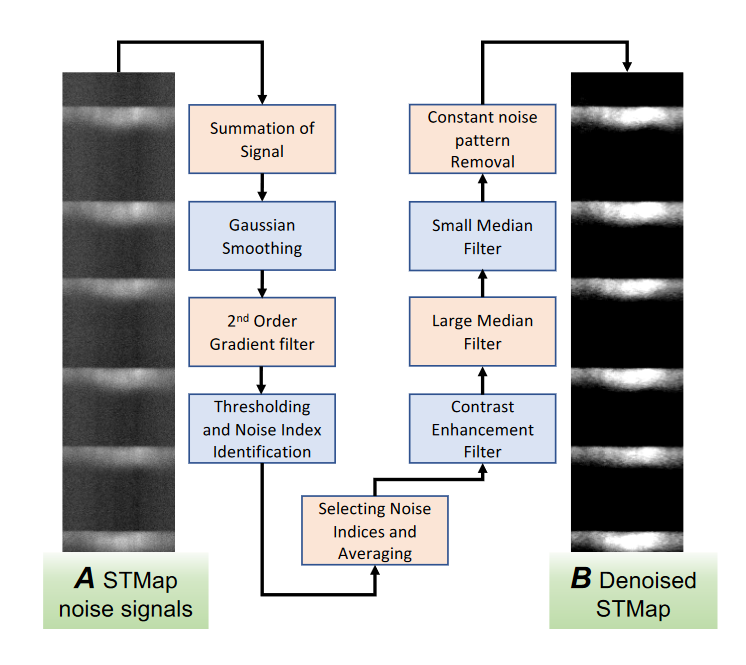
#> input picture abstract_image.png, 746 x 665 px
$ python -i main_gui.py   (imports and definitions only)
#> lines starting #> are read from the running program, lines starting #| are printed output that depends on the picture
#> further down, picture is the input picture: PIL image 746x665 RGBA; mean R, G, B, A 198.1, 198.1, 197.1, 255
import sys
import os
from PyQt5.QtCore import *
from PyQt5.QtGui import *
from PyQt5.QtWidgets import *
from PIL import Image
import io
from PIL.ImageQt import ImageQt
from PIL import Image, ImageEnhance


def pil2pixmap(im):
    if im.mode == "RGB":
        r, g, b = im.split()
        im = Image.merge("RGB", (b, g, r))
    elif im.mode == "RGBA":
        r, g, b, a = im.split()
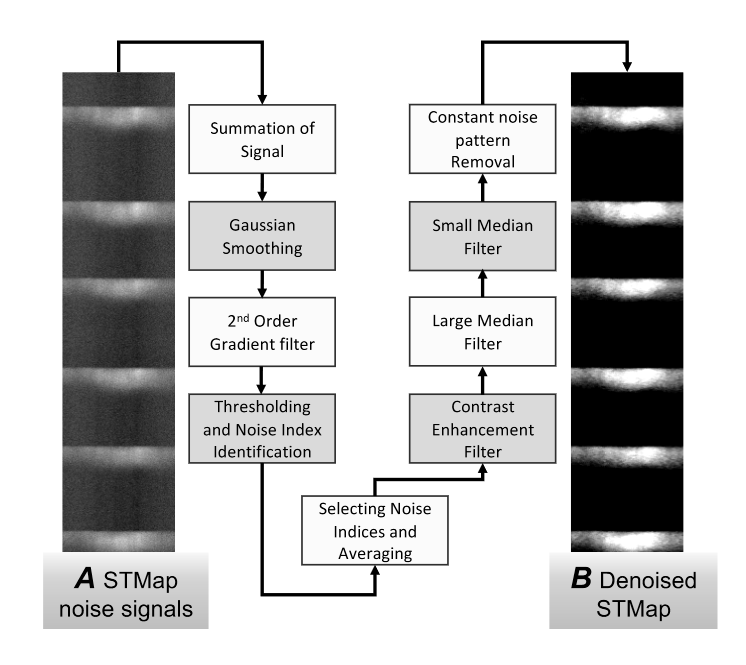
#> r: PIL image 746x665 L; min 0, max 255, mean 198.1
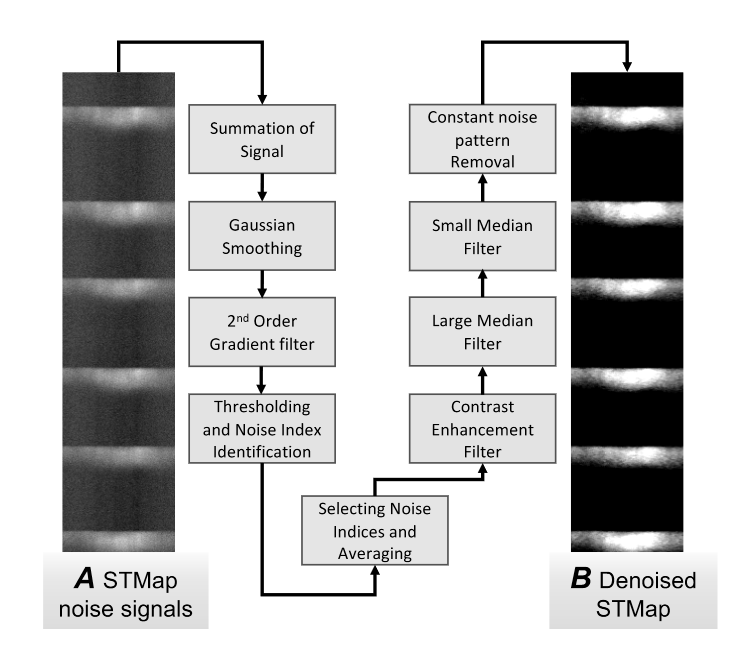
#> g: PIL image 746x665 L; min 0, max 255, mean 198.1
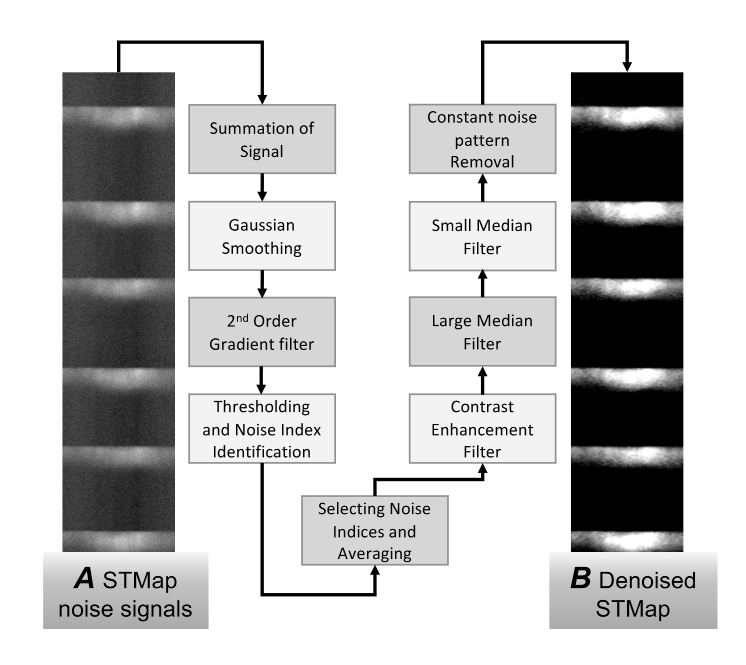
#> b: PIL image 746x665 L; min 0, max 255, mean 197.1
#> a: PIL image 746x665 L; every value is 255
        im = Image.merge("RGBA", (b, g, r, a))
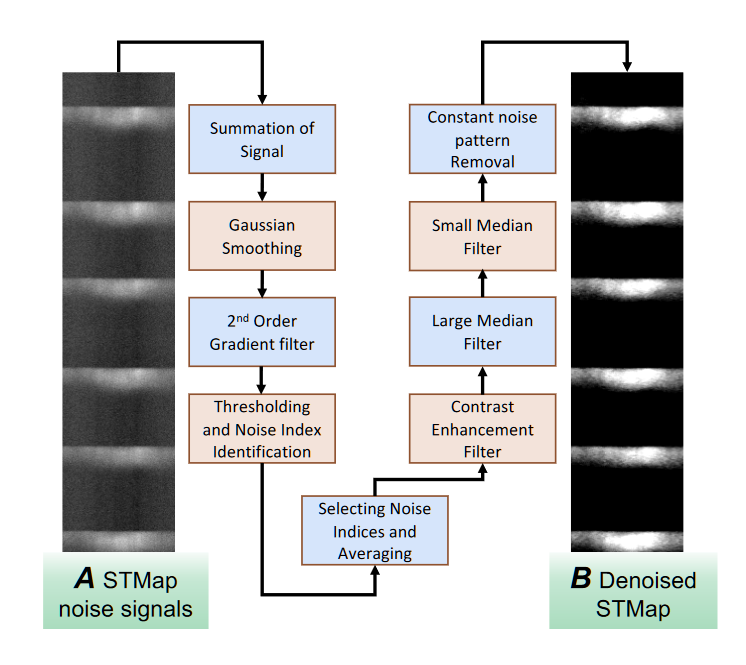
#> im: PIL image 746x665 RGBA; mean R, G, B, A 197.1, 198.1, 198.1, 255
    elif im.mode == "L":
        im = im.convert("RGBA")
    # Bild in RGBA konvertieren, falls nicht bereits passiert
    im2 = im.convert("RGBA")
    data = im2.tobytes("raw", "RGBA")
#> (the run stopped early here; a loop or call above may not have finished)

$ run again, on img1.png
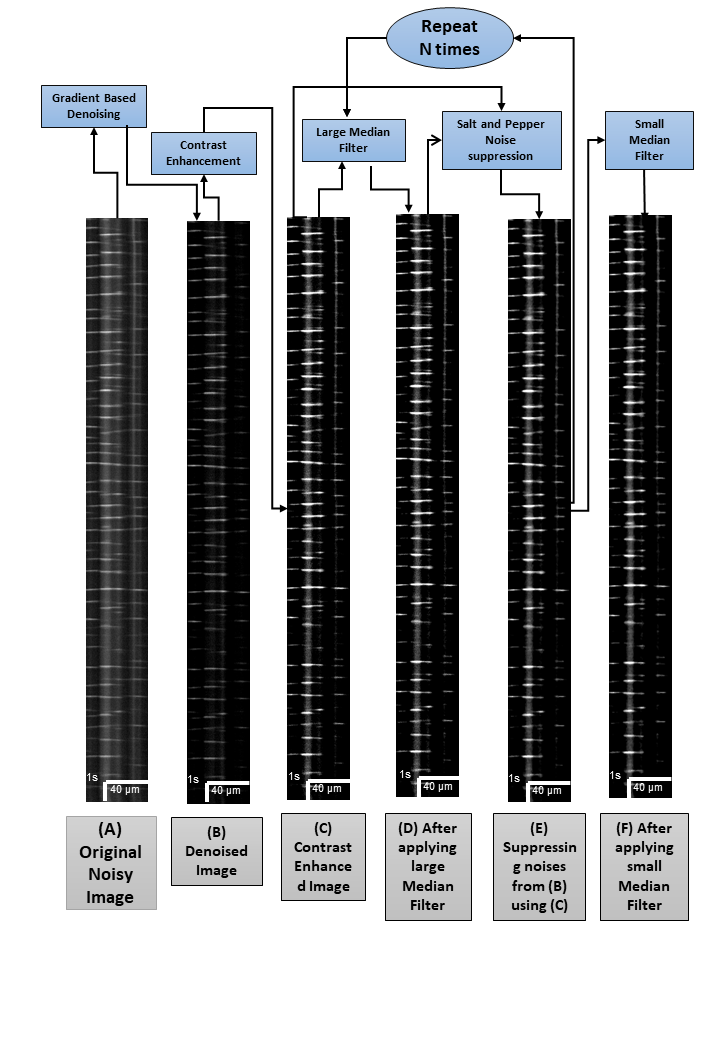
#> input picture img1.png, 720 x 1040 px
#> picture is the input picture: PIL image 720x1040 RGB; mean R, G, B 174.9, 176, 177.4
#> in pil2pixmap, `r, g, b = im.split()`:
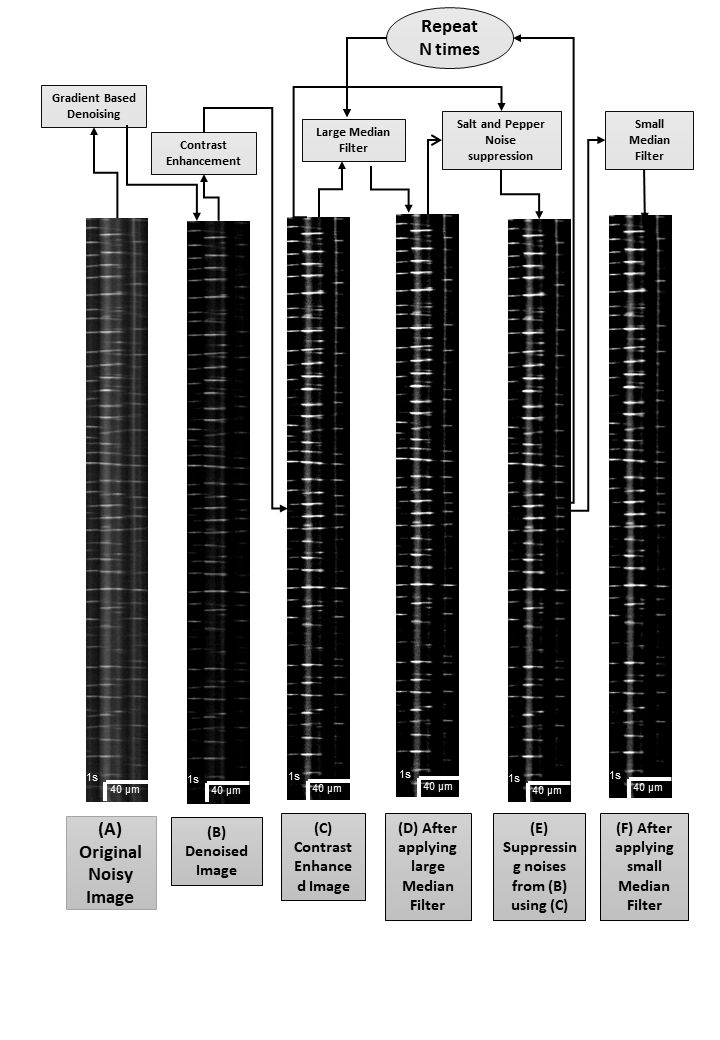
#> b: PIL image 720x1040 L; min 0, max 255, mean 177.4
#> in pil2pixmap, `im = Image.merge("RGB", (b, g, r))`:
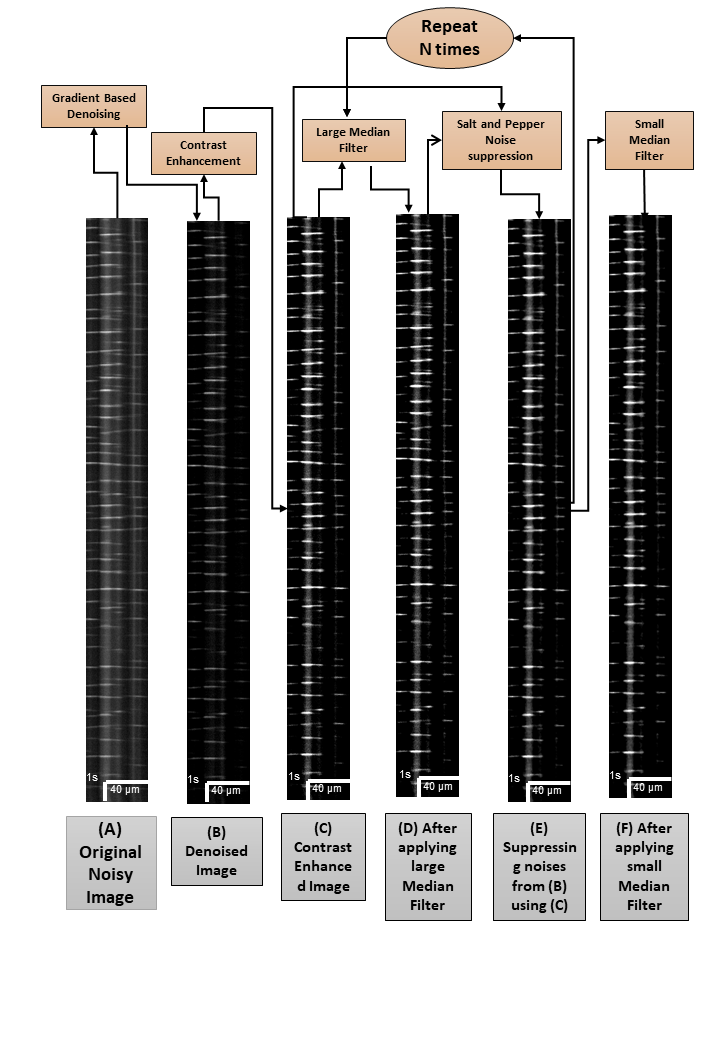
#> im: PIL image 720x1040 RGB; mean R, G, B 177.4, 176, 174.9
